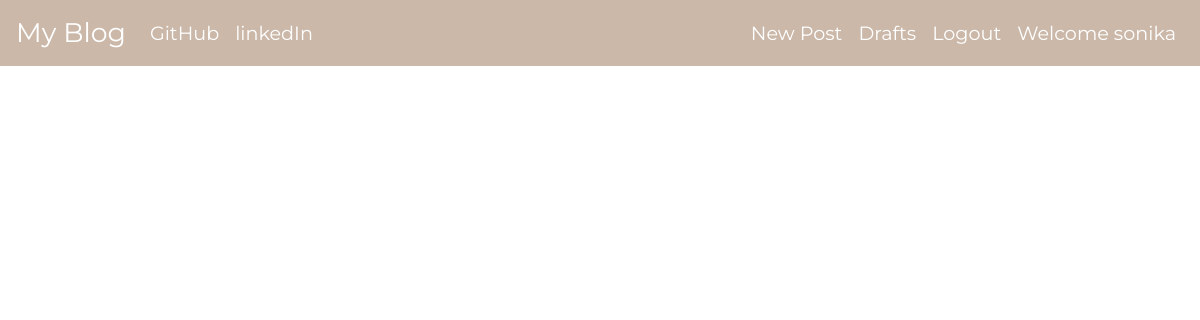
The page /drafts/ (signed in) on the database as committed earlier.
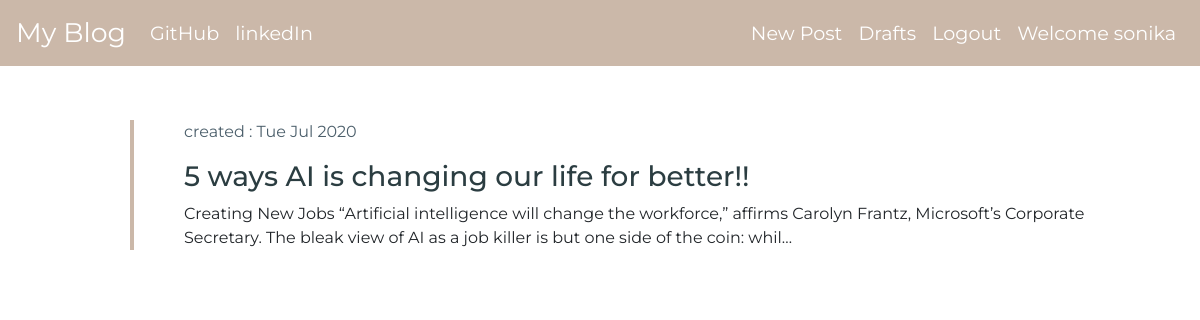
The same page on the database as committed later.
### blog/models.py (models this page shows, shortened)
class Post(models.Model):
    author = models.ForeignKey("auth.User",on_delete=models.CASCADE)
    title = models.CharField(max_length = 200)
    content = models.TextField()
    created_date = models.DateTimeField(default = timezone.now)
    published_date = models.DateTimeField(blank=True,null=True)

### blog/views.py (the view)
# urls.py: path('drafts/',views.DraftListView.as_view(),name='post_draft'),
class DraftListView(LoginRequiredMixin,ListView):
    login_url = '/login/'
    redirect_field_name = 'blog/post_list.html'
    context_object_name = 'posts'
    model = Post
    template_name = 'blog/post_draft_list.html'
    def get_queryset(self):
        return Post.objects.filter(published_date__isnull=True).order_by('created_date')

### blog/templates/blog/post_draft_list.html
{% extends 'blog/base.html' %}
{% block content %}
{% for post in posts %}
  <div class="post">
    <p class="date">created : {{post.created_date|date:'D M Y'}} </p>
    <h3><a href="{% url 'post_detail' pk=post.pk %}">{{post.title}}</a></h3>
    <p>{{post.content|truncatechars:200}}</p>
  </div>
{% endfor %}
{% endblock %}

Rows that differ between the two databases and show on the page:
added Post: created_date "Tue Jul 2020", title "5 ways AI is changing our life for better!!", content "Creating New Jobs “Artificial intelligence will change the workforce,” affirms Carolyn Frantz, Microsoft’s Corporate Secretary. The bleak view of AI as a job killer is but one side of the coin: whil…"
